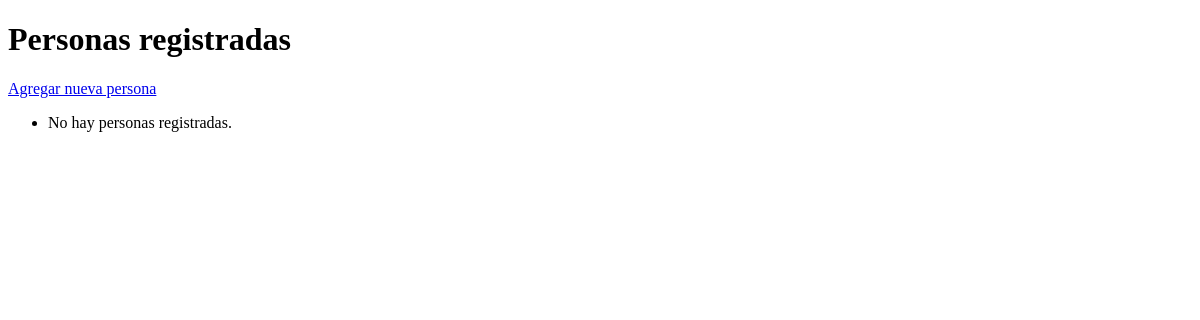
The page /personas/ on the database as committed earlier.
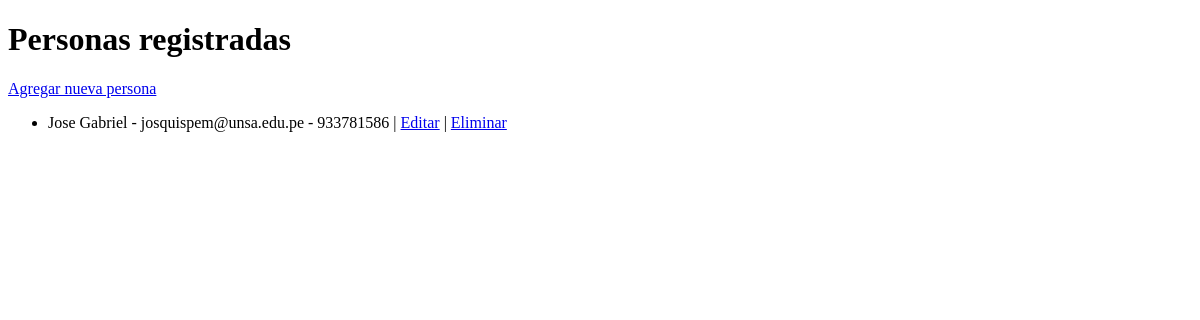
The same page on the database as committed later.
### personas/models.py (models this page shows, shortened)
class Persona(models.Model):
    nombre = models.CharField(max_length=100)
    email = models.EmailField()
    telefono = models.CharField(max_length=20)

### personas/views.py (the view)
# urls.py: path('personas/', lista_personas, name='lista_personas'),
def lista_personas(request):
    personas = Persona.objects.all()
    return render(request, 'personas/lista_personas.html', {'personas': personas})

### personas/templates/personas/lista_personas.html (shortened to what this page needs)
<!DOCTYPE html>
<html>
<head>
</head>
<body>
    <h1>Personas registradas</h1>
    <a href="{% url 'crear_persona' %}">Agregar nueva persona</a>
    <ul>
        {% for persona in personas %}
            <li>
                {{ persona.nombre }} - {{ persona.email }} - {{ persona.telefono }}
                | <a href="{% url 'editar_persona' persona.id %}">Editar</a>
                | <a href="{% url 'eliminar_persona' persona.id %}">Eliminar</a>
            </li>
        {% empty %}
            <li>No hay personas registradas.</li>
        {% endfor %}
    </ul>
</body>
</html>

Rows that differ between the two databases and show on the page:
added Persona: nombre "Jose Gabriel", email "josquispem@unsa.edu.pe", telefono "933781586"
Other text that changed with them:
text no longer shown: "No hay personas registradas."
